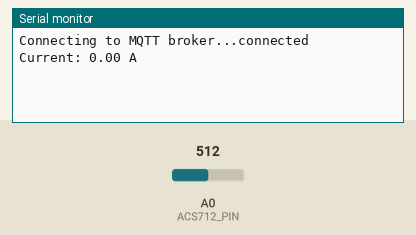
This sketch was run on a simulated Arduino Uno, built with avr-gcc and run on an emulated ATmega328P. On the bench: the last lines printed to the serial monitor. The test bench sets the inputs (shaded band); at power-on: A0 (ACS712_PIN) = 512. WiFi joins after 1.5 s; servers stay silent unless stated; no MQTT or app messages arrive unless stated.

Above: at 4.2 s.
4.3 s: A0 (ACS712_PIN) set to 716
At 9.0 s:
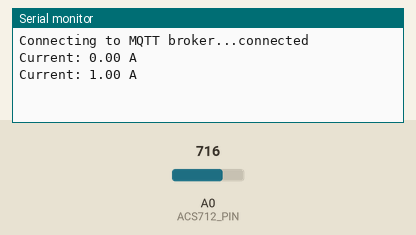
9.9 s: A0 (ACS712_PIN) set to 900
At 14.0 s:
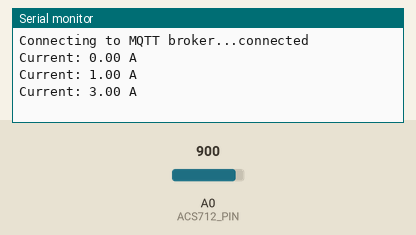
Timing chart, 0 to 15.5 s (numbered marks = the images above; inputs shaded):
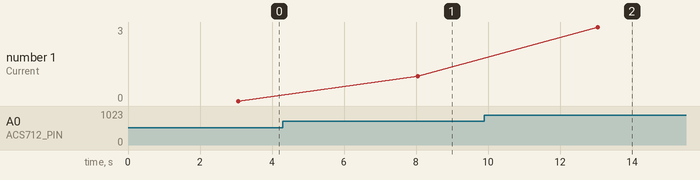

Measured:
- after the input at 4.3 s, the serial monitor: prints a new line after 3.8 s (image 1)
- after the input at 9.9 s, the serial monitor: prints a new line after 3.2 s (image 2)
- plotted number 1: 0 → 1 after the input at 4.3 s, 1 → 3 after the input at 9.9 s

The sketch:

main.ino
```cpp
#include <SPI.h>
#include <Ethernet.h>
#include <PubSubClient.h>

// Enter your network details
byte mac[] = { 0xDE, 0xAD, 0xBE, 0xEF, 0xFE, 0xED };
IPAddress broker(192, 168, 0, 10);  // IP address of your MQTT broker
EthernetClient ethClient;
PubSubClient client(ethClient);

const int ACS712_PIN = A0;

void setup() {
  // Initialize serial communication
  Serial.begin(9600);

  // Initialize Ethernet and MQTT
  Ethernet.begin(mac);
  delay(1500); // Allow time for Ethernet to initialize
  client.setServer(broker, 1883);

  // Connect to the MQTT broker
  connectToMQTTBroker();
}

void loop() {
  // Read the value from ACS712 sensor
  int sensorValue = analogRead(ACS712_PIN);

  // Convert the analog value to current
  float current = map(sensorValue, 0, 1023, -5, 5);

  // Publish the current value to the MQTT topic
  char message[10];
  snprintf(message, sizeof(message), "%.2f", current);
  client.publish("sensor/current", message);

  // Print the current value to the serial monitor
  Serial.print("Current: ");
  Serial.print(current);
  Serial.println(" A");

  // Wait for a few seconds before publishing the next value
  delay(5000);
}

void connectToMQTTBroker() {
  // Loop until connected to the MQTT broker
  while (!client.connected()) {
    Serial.print("Connecting to MQTT broker...");

    // Attempt to connect
    if (client.connect("ArduinoClient")) {
      Serial.println("connected");
    } else {
      Serial.print("failed, rc=");
      Serial.print(client.state());
      Serial.println(" retrying in 5 seconds...");

      // Wait before retrying
      delay(5000);
    }
  }
}
```
